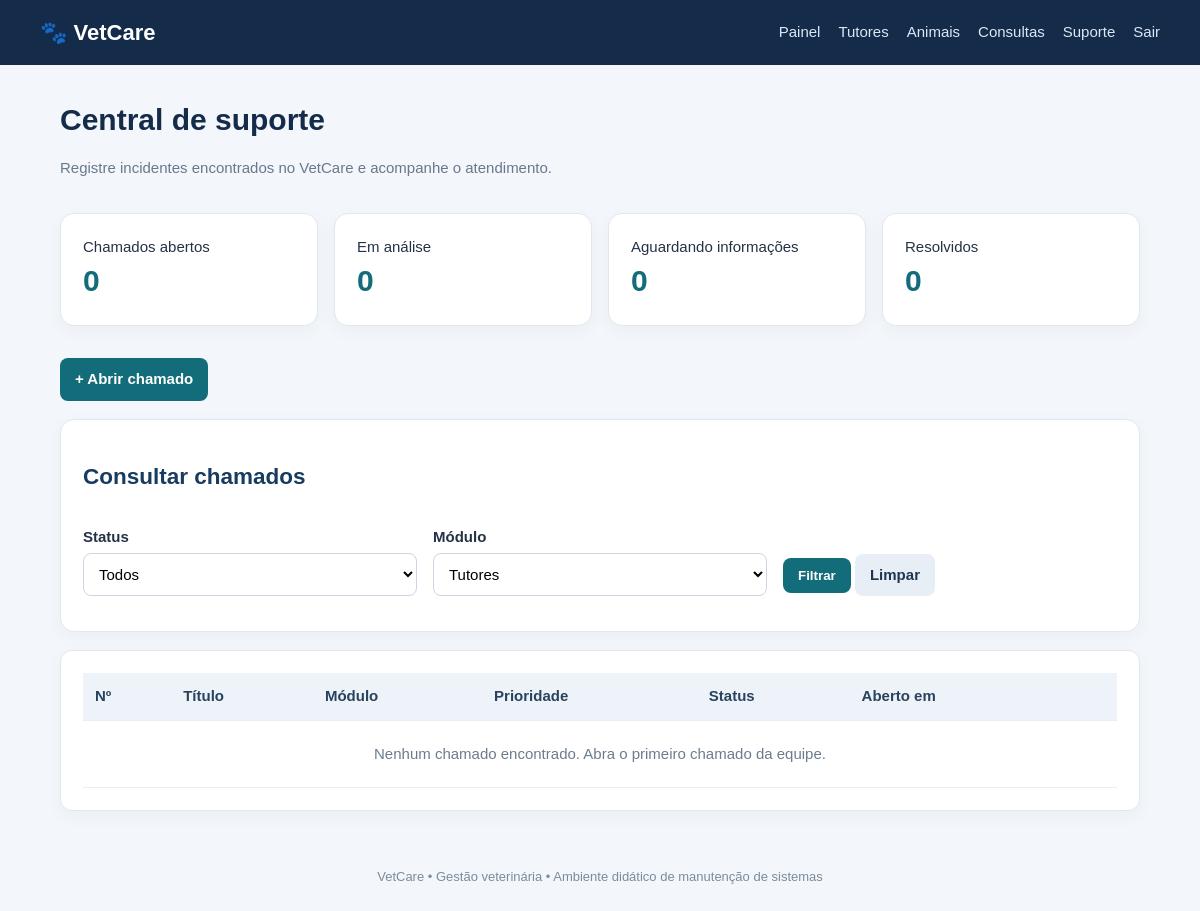
The app's page /chamados/index.php?modulo=Tutores (signed in), older data.
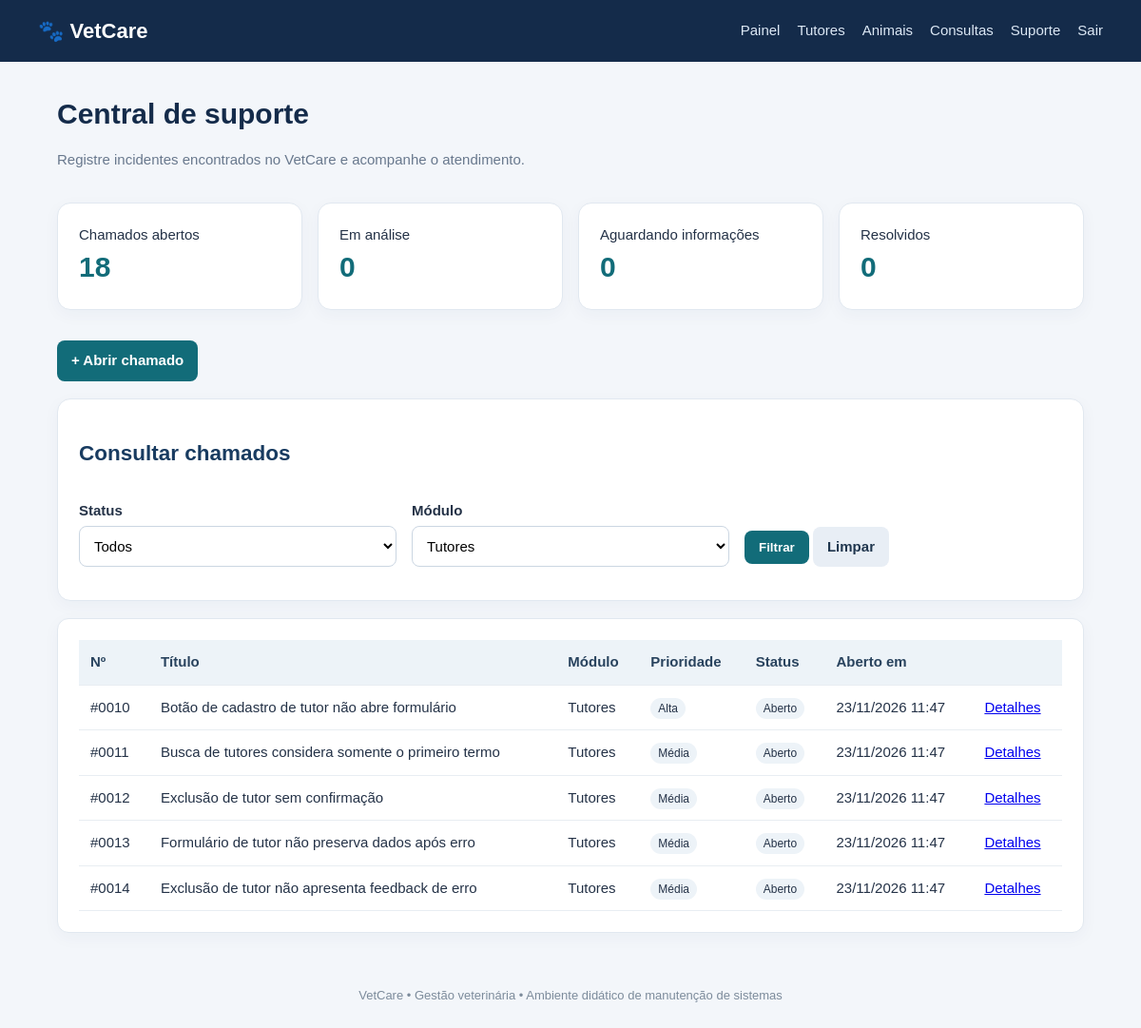
The same page, newer data.
### tables this page shows
CREATE TABLE chamados (
  id INT AUTO_INCREMENT PRIMARY KEY,
  titulo VARCHAR(160) NOT NULL,
  modulo VARCHAR(60) NOT NULL,
  solicitante VARCHAR(120) NOT NULL,
  equipe VARCHAR(100),
  descricao TEXT NOT NULL,
  passos TEXT NOT NULL,
  resultado_esperado TEXT NOT NULL,
  resultado_obtido TEXT NOT NULL,
  severidade ENUM('Baixa','Média','Alta','Crítica') NOT NULL DEFAULT 'Média',
  prioridade ENUM('Baixa','Média','Alta','Urgente') NOT NULL DEFAULT 'Média',
  status ENUM('Aberto','Em análise','Aguardando informações','Resolvido','Fechado') NOT NULL DEFAULT 'Aberto',
  responsavel VARCHAR(120),
  criado_em TIMESTAMP DEFAULT CURRENT_TIMESTAMP,
  atualizado_em TIMESTAMP DEFAULT CURRENT_TIMESTAMP ON UPDATE CURRENT_TIMESTAMP
);

### chamados/index.php (the view, shortened to what this page needs)
<?php
require_once __DIR__.'/../config/database.php';require_once __DIR__.'/../config/auth.php';exigirLogin();
$status=$_GET['status']??'';$modulo=$_GET['modulo']??'';
$sql="SELECT * FROM chamados WHERE 1=1";$params=[];
if($modulo!==''){$sql.=" AND modulo=?";$params[]=$modulo;}
$sql.=" ORDER BY FIELD(prioridade,'Urgente','Alta','Média','Baixa'), criado_em DESC";
$stmt=$pdo->prepare($sql);$stmt->execute($params);$rows=$stmt->fetchAll();
$counts=$pdo->query("SELECT status,COUNT(*) total FROM chamados GROUP BY status")->fetchAll(PDO::FETCH_KEY_PAIR);
include __DIR__.'/../includes/header.php';
?>
<h1>Central de suporte</h1>
<p class="muted">Registre incidentes encontrados no VetCare e acompanhe o atendimento.</p>
<div class="grid">
 <div class="stat"><span>Chamados abertos</span><strong><?= (int)($counts['Aberto']??0) ?></strong></div>
 <div class="stat"><span>Em análise</span><strong><?= (int)($counts['Em análise']??0) ?></strong></div>
 <div class="stat"><span>Aguardando informações</span><strong><?= (int)($counts['Aguardando informações']??0) ?></strong></div>
 <div class="stat"><span>Resolvidos</span><strong><?= (int)($counts['Resolvido']??0) ?></strong></div>
</div>
<div class="actions"><a class="btn" href="novo.php">+ Abrir chamado</a></div>
<section class="panel">
<h2>Consultar chamados</h2>
<form method="get" class="grid">
 <div class="field"><label>Status</label><select name="status"><option value="">Todos</option></select></div>
 <div class="field"><label>Módulo</label><select name="modulo"><option value="">Todos</option><?php foreach(['Login','Dashboard','Tutores','Animais','Consultas','Outro'] as $v):?><option <?=$modulo===$v?'selected':''?>><?=$v?></option><?php endforeach;?></select></div>
 <div class="field" style="align-self:end"><button>Filtrar</button> <a class="btn secondary" href="index.php">Limpar</a></div>
</form></section>
<section class="panel table-wrap"><table>
<tr><th>Nº</th><th>Título</th><th>Módulo</th><th>Prioridade</th><th>Status</th><th>Aberto em</th><th></th></tr>
<?php if(!$rows):?><tr><td colspan="7" class="empty">Nenhum chamado encontrado. Abra o primeiro chamado da equipe.</td></tr><?php endif;?>
<?php foreach($rows as $r):?><tr>
<td>#<?=str_pad($r['id'],4,'0',STR_PAD_LEFT)?></td><td><?=htmlspecialchars($r['titulo'])?></td><td><?=htmlspecialchars($r['modulo'])?></td><td><span class="tag"><?=htmlspecialchars($r['prioridade'])?></span></td><td><span class="tag"><?=htmlspecialchars($r['status'])?></span></td><td><?=date('d/m/Y H:i',strtotime($r['criado_em']))?></td><td><a href="ver.php?id=<?=$r['id']?>">Detalhes</a></td>
</tr><?php endforeach;?>
</table></section>
<?php include __DIR__.'/../includes/footer.php';?>

### includes/header.php (shortened to what this page needs)
<!doctype html>
<html lang="pt-br">
<head>
<link rel="stylesheet" href="/vetcare_manutencao_djeniffer/assets/style.css">
</head>
<body>
<header class="topbar">
  <a class="brand" href="/vetcare_manutencao_djeniffer/index.php">🐾 VetCare</a>
  <nav>
    <?php if (!empty($_SESSION['usuario_id'])): ?>
      <a href= "index.php">Painel</a>
      <a href="tutores/index.php">Tutores</a>
      <a href="animais/index.php">Animais</a>
      <a href="consultas/index.php">Consultas</a>
      <a href="chamados/index.php">Suporte</a>
      <a href="../logout.php">Sair</a>
    <?php endif; ?>
  </nav>
</header>
<main class="container">

### includes/footer.php
</main>
<footer>VetCare • Gestão veterinária • Ambiente didático de manutenção de sistemas</footer>
</body></html>

### assets/style.css (style rules this page uses)
* { box-sizing:border-box }
body { margin:0;background:#f3f6fa;color:#243247;font:15px/1.5 Arial,sans-serif }
.topbar { background:#142b4a;color:#fff;padding:16px max(22px,calc((100% - 1120px)/2));display:flex;align-items:center;justify-content:space-between;gap:20px;flex-wrap:wrap }
.brand { font-size:22px;font-weight:800;color:#fff;text-decoration:none }
.topbar nav { display:flex;gap:18px;flex-wrap:wrap }
.topbar nav a { color:#dce8f5;text-decoration:none }
.container { max-width:1120px;margin:32px auto;padding:0 20px;min-height:75vh }
h1 { margin:0 0 8px;color:#142b4a }
h2 { color:#183b60 }
.muted { color:#68788d }
.panel,.stat,.login-box { background:white;border:1px solid #e1e8f0;border-radius:14px;padding:22px;box-shadow:0 5px 18px #203c5b0a;margin:18px 0 }
.grid { display:grid;grid-template-columns:repeat(auto-fit,minmax(210px,1fr));gap:16px }
.stat strong { font-size:30px;display:block;color:#126c79 }
.actions { display:flex;gap:8px;flex-wrap:wrap;margin:14px 0 }
.btn,button { display:inline-block;border:0;border-radius:8px;padding:10px 15px;background:#126c79;color:white;text-decoration:none;cursor:pointer;font-weight:700 }
.btn.secondary { background:#e8eef5;color:#20364e }
form .field { margin:13px 0 }
label { display:block;font-weight:700;margin-bottom:5px }
input,select,textarea { width:100%;padding:11px;border:1px solid #cbd6e2;border-radius:8px;font:inherit;background:#fff }
table { width:100%;border-collapse:collapse;background:white }
th,td { text-align:left;padding:12px;border-bottom:1px solid #e8edf2 }
th { background:#edf3f8;color:#29435e }
.table-wrap { overflow-x:auto;border-radius:12px }
.tag { padding:4px 8px;border-radius:20px;background:#edf3f8;font-size:12px }
footer { text-align:center;color:#7c8b9b;padding:24px;font-size:13px }
.empty { padding:22px;text-align:center;color:#6c7c8e }

Row changes from the older to the newer data that the page shows:
added chamados: id "0010", titulo "Botão de cadastro de tutor não abre formulário", modulo "Tutores", prioridade "Alta", status "Aberto", criado_em "23/11/2026 11:47"
added chamados: id "0011", titulo "Busca de tutores considera somente o primeiro termo", modulo "Tutores", prioridade "Média", status "Aberto", criado_em "23/11/2026 11:47"
added chamados: id "0012", titulo "Exclusão de tutor sem confirmação", modulo "Tutores", prioridade "Média", status "Aberto", criado_em "23/11/2026 11:47"
added chamados: id "0013", titulo "Formulário de tutor não preserva dados após erro", modulo "Tutores", prioridade "Média", status "Aberto", criado_em "23/11/2026 11:47"
added chamados: id "0014", titulo "Exclusão de tutor não apresenta feedback de erro", modulo "Tutores", prioridade "Média", status "Aberto", criado_em "23/11/2026 11:47"
Text that changed along with them:
$counts['Aberto']: "0" → "18"
text no longer shown: "Nenhum chamado encontrado. Abra o primeiro chamado da equipe."
